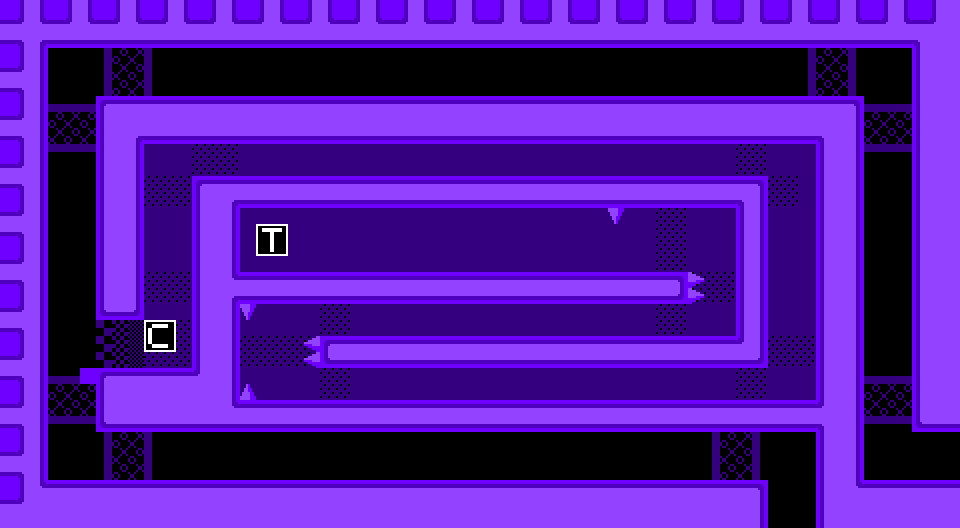

Rendered tile map (Tiled .tmx) drawn with the repository's tilesets; below, a short description and the map source with its tile grids summarised:
An orthogonal 60x33 tile map with 16x16 px tiles, 6 tile layers (BackG, Solid, Spikes, ForeG, ...), 2 tilesets and 1 object.

<map version="1.9" tiledversion="1.9.1" orientation="orthogonal" renderorder="right-down" width="60" height="33" tilewidth="16" tileheight="16" infinite="0" nextlayerid="12" nextobjectid="3">
 <tileset firstgid="1" source="24c Block Tileset (v0.1).tsx" />
 <tileset firstgid="5185" source="24c Interactives - MapBlocks.tsx" />
 <layer id="3" name="BackG" width="60" height="33">
  <data>[1980 cells, 1104 non-empty, 11 distinct tile ids]</data>
 </layer>
 <layer id="1" name="Solid" width="60" height="33">
  <data>[1980 cells, 1083 non-empty, 14 distinct tile ids]</data>
 </layer>
 <layer id="6" name="Spikes" width="60" height="33">
  <data>[1980 cells, 7 non-empty, 4 distinct tile ids]</data>
 </layer>
 <layer id="4" name="ForeG" width="60" height="33">
  <data>[1980 cells, 0 non-empty, 0 distinct tile ids]</data>
 </layer>
 <layer id="7" name="Properties/Misc" width="60" height="33">
  <properties>
   <property name="additionalTitle" value="" />
   <property name="bgCol" type="color" value="#ff03004f" />
   <property name="bgCol2" type="color" value="#ff00093d" />
   <property name="bgHorizontal" type="bool" value="false" />
   <property name="bgVertical" type="bool" value="false" />
   <property name="levelTitle" value="Trinket Museum... NOT!" />
   <property name="loopDown" type="bool" value="false" />
   <property name="loopLeft" type="bool" value="false" />
   <property name="loopRight" type="bool" value="false" />
   <property name="loopUp" type="bool" value="false" />
  </properties>
  <data>[1980 cells, 0 non-empty, 0 distinct tile ids]</data>
 </layer>
 <layer id="10" name="Interactables" width="60" height="33">
  <data>[1980 cells, 2 non-empty, 2 distinct tile ids]</data>
 </layer>
 <objectgroup id="11" name="Object Interactables">
  <object id="2" gid="5189" x="816" y="96" width="32" height="32">
   <properties>
    <property name="Script (.ccc)" value="log5.ccc" />
   </properties>
  </object>
 </objectgroup>
</map>
